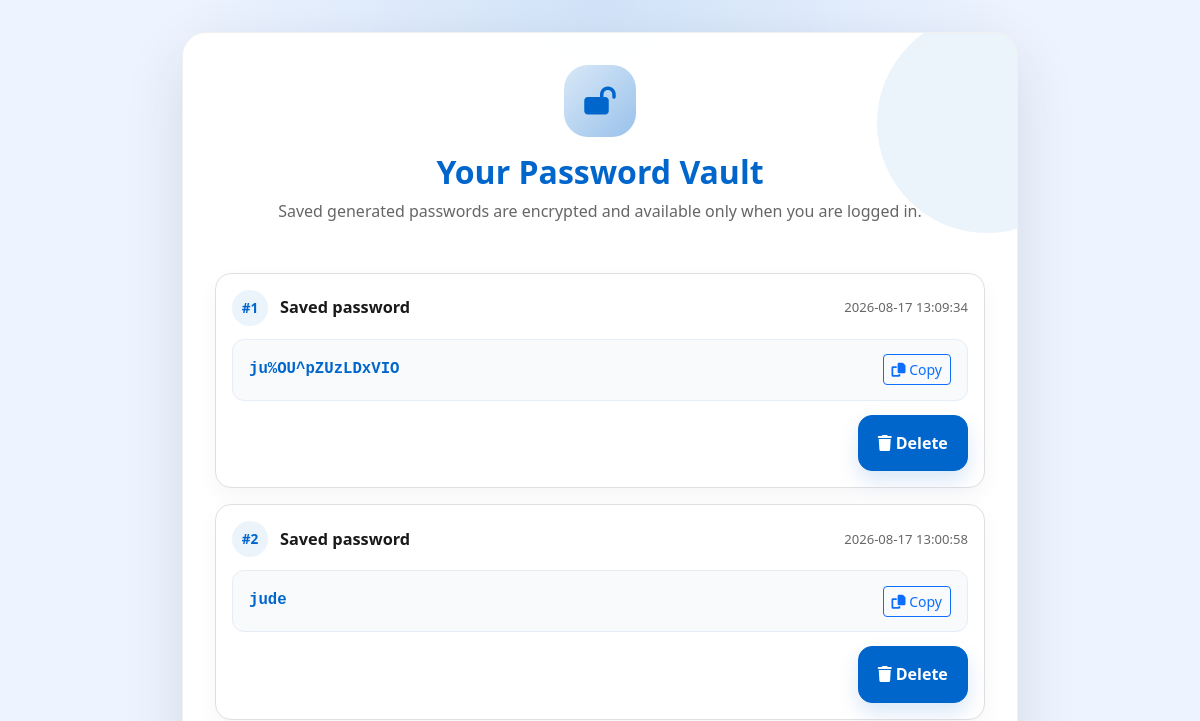
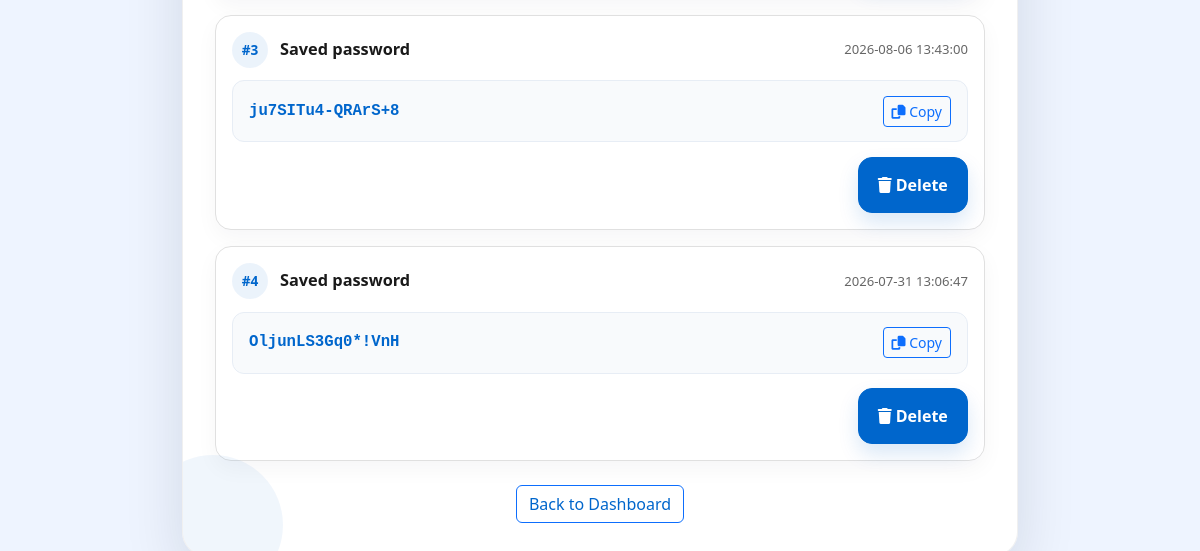
Page /vault.php (signed in) on the earlier database version (2 pictures, top to bottom).
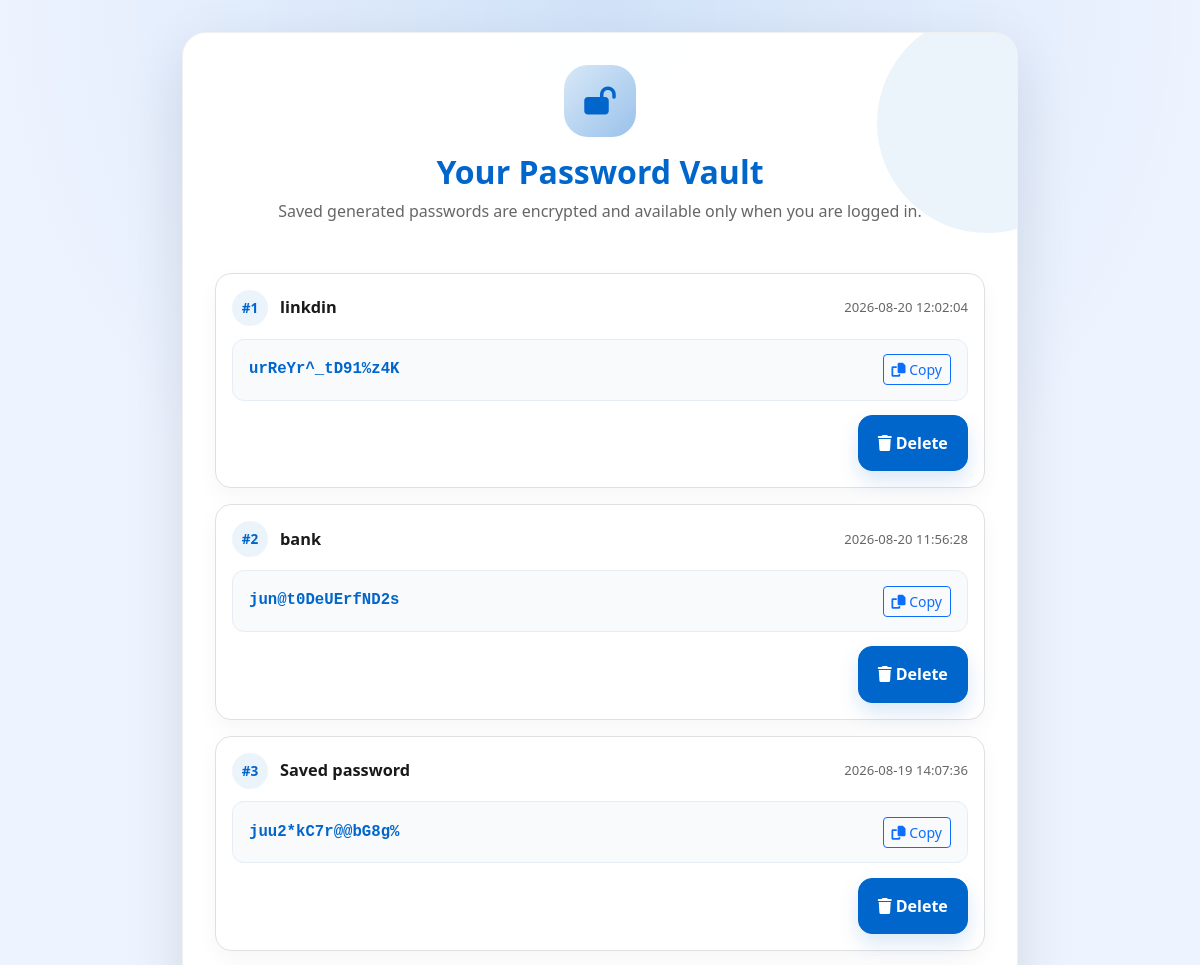
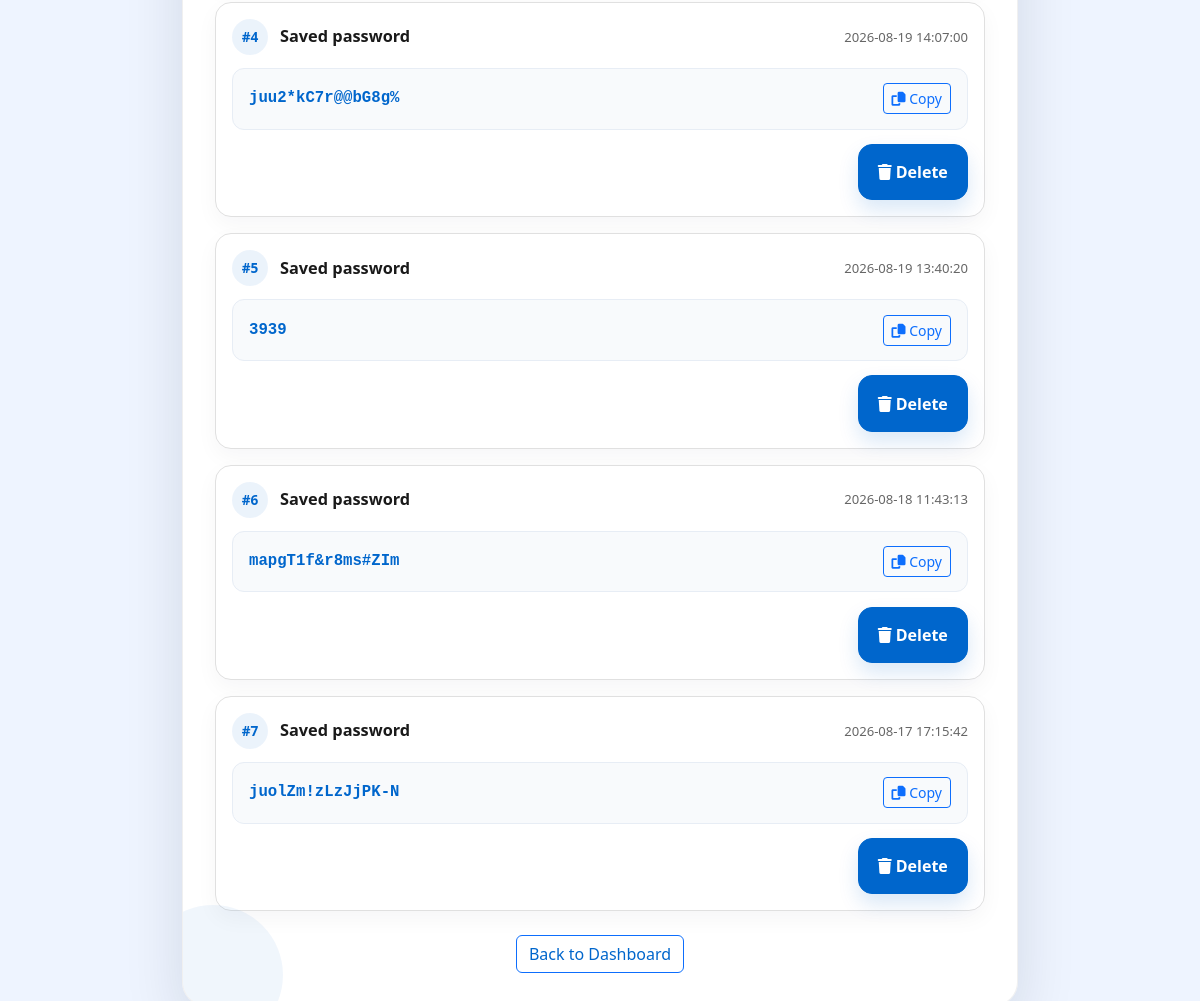
Same page on the later database version (2 pictures, top to bottom).
### tables this page shows
CREATE TABLE vault_entries (
            id INTEGER PRIMARY KEY AUTOINCREMENT,
            user_id INTEGER NOT NULL,
            label TEXT,
            password TEXT NOT NULL,
            created_at DATETIME DEFAULT CURRENT_TIMESTAMP,
            FOREIGN KEY(user_id) REFERENCES users(id)
        );

### auth.php (called while the page is built, shortened)
<?php
require_once __DIR__ . '/db.php';
function currentUser() {
    return $_SESSION['user'] ?? null;
}
function getVaultCipherKey(): string {
    $key = defined('VAULT_SECRET_KEY') ? VAULT_SECRET_KEY : 'shieldos-default-vault-secret';
    return substr(hash('sha256', $key, true), 0, 32);
}
function decryptVaultPassword(string $payload): string {
    $cipher = 'aes-256-cbc';
    $key = getVaultCipherKey();
    $decoded = base64_decode($payload, true);
    $ivLength = openssl_cipher_iv_length($cipher);
    $iv = substr($decoded, 0, $ivLength);
    $encrypted = substr($decoded, $ivLength);
    $decrypted = openssl_decrypt($encrypted, $cipher, $key, OPENSSL_RAW_DATA, $iv);
    return $decrypted === false ? '' : $decrypted;
}
function getVaultEntries(int $userId): array {
    global $pdo;
    $stmt = $pdo->prepare('SELECT id, label, password, created_at FROM vault_entries WHERE user_id = :user_id ORDER BY created_at DESC');
    $stmt->execute(['user_id' => $userId]);
    $rows = $stmt->fetchAll();
    return $rows;
}
?>

### vault.php (the view, shortened to what this page needs)
<?php
require_once __DIR__ . '/auth.php';
$user = currentUser();
$entries = getVaultEntries($user['id']);
?>
<!DOCTYPE html>
<html lang="en">
<head>
    <link href="https://cdn.jsdelivr.net/npm/bootstrap@5.3.0/dist/css/bootstrap.min.css" rel="stylesheet">
    <link rel="stylesheet" href="https://cdnjs.cloudflare.com/ajax/libs/font-awesome/6.4.0/css/all.min.css">
    <link rel="stylesheet" href="https://cdn.jsdelivr.net/npm/toastify-js/src/toastify.min.css">
    <link rel="stylesheet" href="style.css">
</head>
<body class="auth-page">
    <div class="container auth-wrapper">
        <div class="auth-card">
            <div class="auth-card-top text-center mb-4">
                <div class="auth-icon mb-3"><i class="fa-solid fa-lock-open"></i></div>
                <h2 class="mb-2 text-primary">Your Password Vault</h2>
                <p class="text-muted">Saved generated passwords are encrypted and available only when you are logged in.</p>
            </div>
            <?php if (count($entries) === 0): ?>
                <div class="alert alert-info">No saved passwords found. Generate one and save it from the dashboard.</div>
            <?php else: ?>
                <div class="vault-list">
                    <?php foreach ($entries as $entryNumber => $entry): ?>
                        <div class="vault-item">
                            <div class="vault-item-header">
                                <div class="vault-item-title-wrap">
                                    <span class="vault-badge">#<?= $entryNumber + 1 ?></span>
                                    <h6 class="vault-label mb-0"><?= htmlspecialchars($entry['label']) ?></h6>
                                </div>
                                <span class="vault-date"><?= htmlspecialchars($entry['created_at']) ?></span>
                            </div>
                            <div class="vault-password-box">
                                <span class="vault-password-text"><?= htmlspecialchars($entry['password']) ?></span>
                                <button type="button" class="btn btn-sm btn-outline-primary vault-copy-btn" data-password="<?= htmlspecialchars($entry['password'], ENT_QUOTES, 'UTF-8') ?>" title="Copy password"><i class="fa-solid fa-copy"></i> Copy</button>
                            </div>
                            <div class="vault-actions">
                                <form method="POST" action="vault.php" class="vault-delete-form">
                                    <button type="submit" class="btn btn-sm btn-danger"><i class="fa-solid fa-trash me-1"></i>Delete</button>
                                </form>
                            </div>
                        </div>
                    <?php endforeach; ?>
                </div>
            <?php endif; ?>
            <div class="text-center mt-4">
                <a href="index.php" class="btn btn-outline-primary">Back to Dashboard</a>
            </div>
        </div>
    </div>
</body>
</html>

### style.css (style rules this page uses)
* { margin: 0; padding: 0; box-sizing: border-box; }
:root { --primary-blue: #0066cc; --primary-blue-light: #0080ff; --primary-blue-dark: #0052a3; --secondary-light: #f8f9fa; --text-dark: #1a1a1a; --text-muted: #666666; --border-color: #e0e0e0; --accent-green: #10b981; --accent-orange: #f59e0b; --accent-red: #ef4444; }
html { scroll-behavior: smooth; }
body { background: #ffffff; color: var(--text-dark); font-family: 'Segoe UI', -apple-system, BlinkMacSystemFont, 'Helvetica Neue', sans-serif; line-height: 1.6; }
.btn-danger, .btn-red-custom { background-color: var(--primary-blue); border-color: var(--primary-blue); color: #ffffff; font-weight: 600; border-radius: 8px; transition: all 0.3s ease; box-shadow: 0 2px 8px rgba(0, 102, 204, 0.15); }
.text-primary { color: var(--primary-blue) !important; }
.text-muted { color: var(--text-muted) !important; }
.auth-page { background: radial-gradient(circle at top, rgba(0, 102, 204, 0.12), transparent 30%), #eef4ff; min-height: 100vh; display: flex; align-items: center; justify-content: center; padding: 2rem; }
.auth-wrapper { width: 100%; max-width: 860px; margin: 0 auto; display: flex; }
.auth-card { width: 100%; background: rgba(255, 255, 255, 0.98); border: 1px solid rgba(0, 0, 0, 0.06); border-radius: 24px; box-shadow: 0 22px 60px rgba(15, 23, 42, 0.12); padding: 2rem; position: relative; overflow: hidden; display: flex; flex-direction: column; }
.auth-card::before { content: ''; position: absolute; top: -20px; right: -80px; width: 220px; height: 220px; background: rgba(0, 102, 204, 0.08); border-radius: 50%; }
.auth-card::after { content: ''; position: absolute; bottom: -40px; left: -40px; width: 140px; height: 140px; background: rgba(0, 102, 204, 0.06); border-radius: 50%; }
.auth-card-top { position: relative; z-index: 1; }
.auth-card .btn-danger, .auth-card .btn-primary { background-color: var(--primary-blue); border-color: var(--primary-blue); padding: 0.95rem 1.2rem; font-size: 1rem; border-radius: 14px; box-shadow: 0 10px 20px rgba(0, 102, 204, 0.15); }
.auth-card h2 { font-size: 2rem; font-weight: 700; margin-bottom: 0.5rem; }
.auth-card p { color: var(--text-muted); margin-bottom: 1.5rem; }
.auth-card a { color: var(--primary-blue); }
.auth-icon { width: 72px; height: 72px; margin: 0 auto; display: grid; place-items: center; border-radius: 24px; background: linear-gradient(135deg, rgba(0, 102, 204, 0.15), rgba(0, 102, 204, 0.4)); color: var(--primary-blue); font-size: 1.75rem; }
.vault-list { display: flex; flex-direction: column; gap: 1rem; width: 100%; flex: 1; }
.vault-item { background: #ffffff; border: 1px solid var(--border-color); border-radius: 16px; padding: 1rem; box-shadow: 0 8px 22px rgba(15, 23, 42, 0.04); width: 100%; }
.vault-item-header { display: flex; align-items: center; justify-content: space-between; gap: 0.75rem; margin-bottom: 0.8rem; }
.vault-item-title-wrap { display: flex; align-items: center; gap: 0.75rem; min-width: 0; }
.vault-badge { display: inline-flex; align-items: center; justify-content: center; min-width: 2.25rem; height: 2.25rem; padding: 0.35rem 0.6rem; border-radius: 999px; background: rgba(0, 102, 204, 0.08); color: var(--primary-blue); font-weight: 700; font-size: 0.85rem; }
.vault-label { font-size: 1.02rem; font-weight: 700; color: var(--text-dark); word-break: break-word; }
.vault-date { font-size: 0.82rem; color: var(--text-muted); white-space: nowrap; }
.vault-password-box { display: flex; align-items: center; justify-content: space-between; gap: 0.75rem; background: #f8fafc; border: 1px solid #e7edf5; border-radius: 12px; padding: 0.9rem 1rem; }
.vault-password-text { flex: 1; font-family: 'Courier New', monospace; font-size: 0.98rem; font-weight: 700; color: var(--primary-blue); word-break: break-all; }
.vault-actions { margin-top: 0.9rem; display: flex; justify-content: flex-end; }
.vault-delete-form { margin: 0; }
.vault-copy-btn { width: auto; }
.vault-delete-form button { width: auto; }
.vault-date { white-space: nowrap; }

Differences in the rows shown:
removed vault_entries: label "Saved password", created_at "2026-08-17 13:09:34", password "ju%OU^pZUzLDxVIO"
removed vault_entries: label "Saved password", created_at "2026-08-17 13:00:58", password "jude"
removed vault_entries: label "Saved password", created_at "2026-08-06 13:43:00", password "ju7SITu4-QRArS+8"
removed vault_entries: label "Saved password", created_at "2026-07-31 13:06:47", password "OljunLS3Gq0*!VnH"
added vault_entries: label "linkdin", created_at "2026-08-20 12:02:04", password "urReYr^_tD91%z4K"
added vault_entries: label "bank", created_at "2026-08-20 11:56:28", password "jun@t0DeUErfND2s"
added vault_entries: label "Saved password", created_at "2026-08-19 14:07:36", password "juu2*kC7r@@bG8g%"
added vault_entries: label "Saved password", created_at "2026-08-19 14:07:00", password "juu2*kC7r@@bG8g%"
added vault_entries: label "Saved password", created_at "2026-08-19 13:40:20", password "3939"
added vault_entries: label "Saved password", created_at "2026-08-18 11:43:13", password "mapgT1f&r8ms#ZIm"
added vault_entries: label "Saved password", created_at "2026-08-17 17:15:42", password "juolZm!zLzJjPK-N"
